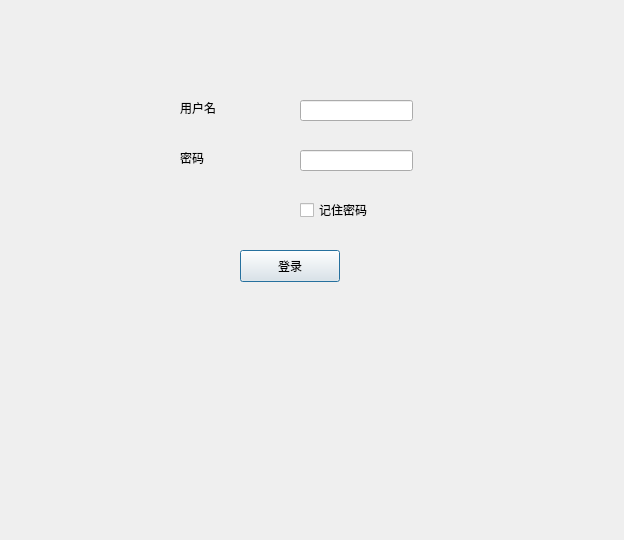
<?xml version="1.0" encoding="UTF-8"?>
<ui version="4.0">
 <class>LoginDialog</class>
 <widget class="QDialog" name="LoginDialog">
  <property name="geometry">
   <rect>
    <x>0</x>
    <y>0</y>
    <width>624</width>
    <height>540</height>
   </rect>
  </property>
  <property name="windowTitle">
   <string>Dialog</string>
  </property>
  <widget class="QLabel" name="label">
   <property name="geometry">
    <rect>
     <x>180</x>
     <y>100</y>
     <width>58</width>
     <height>16</height>
    </rect>
   </property>
   <property name="text">
    <string>用户名</string>
   </property>
  </widget>
  <widget class="QLabel" name="label_2">
   <property name="geometry">
    <rect>
     <x>180</x>
     <y>150</y>
     <width>58</width>
     <height>16</height>
    </rect>
   </property>
   <property name="text">
    <string>密码</string>
   </property>
  </widget>
  <widget class="QLineEdit" name="username_edit">
   <property name="geometry">
    <rect>
     <x>300</x>
     <y>100</y>
     <width>113</width>
     <height>21</height>
    </rect>
   </property>
  </widget>
  <widget class="QLineEdit" name="passwd_edit">
   <property name="geometry">
    <rect>
     <x>300</x>
     <y>150</y>
     <width>113</width>
     <height>21</height>
    </rect>
   </property>
   <property name="echoMode">
    <enum>QLineEdit::Password</enum>
   </property>
  </widget>
  <widget class="QCheckBox" name="save_passwd_checkBox">
   <property name="geometry">
    <rect>
     <x>300</x>
     <y>200</y>
     <width>85</width>
     <height>20</height>
    </rect>
   </property>
   <property name="text">
    <string>记住密码</string>
   </property>
  </widget>
  <widget class="QPushButton" name="login_Button">
   <property name="geometry">
    <rect>
     <x>240</x>
     <y>250</y>
     <width>100</width>
     <height>32</height>
    </rect>
   </property>
   <property name="text">
    <string>登录</string>
   </property>
  </widget>
 </widget>
 <resources/>
 <connections/>
</ui>
